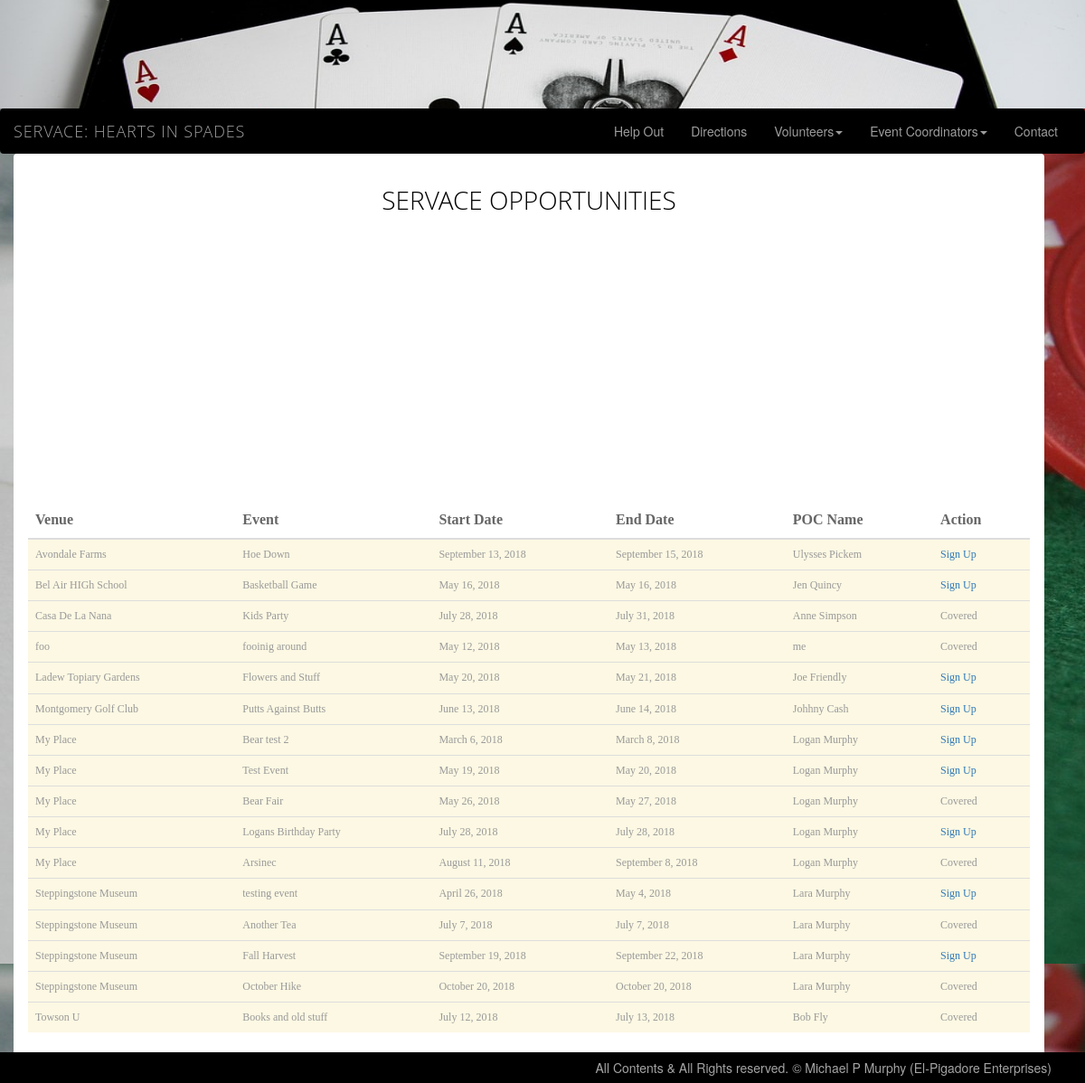
The app's page /web/Final/index.php?action=current_events with its own data.
### tables this page shows
CREATE TABLE IF NOT EXISTS `events` (
  `eventid` int(11) NOT NULL AUTO_INCREMENT,
  `venueid` int(11) DEFAULT NULL,
  `event_name` varchar(40) DEFAULT NULL,
  `event_description` text,
  `startdate` date DEFAULT NULL,
  `enddate` date DEFAULT NULL,
  `daystarttime` time DEFAULT NULL,
  `dayendtime` time DEFAULT NULL,
  `numstaff` decimal(6,2) DEFAULT '1.00',
  `badgepoints_pp` int(16) DEFAULT '1',
  PRIMARY KEY (`eventid`),
  KEY `fk_venues` (`venueid`)
);

CREATE TABLE IF NOT EXISTS `venues` (
  `venueid` int(11) NOT NULL AUTO_INCREMENT,
  `venue_name` varchar(60) DEFAULT NULL,
  `address` varchar(80) DEFAULT NULL,
  `pocname` varchar(60) DEFAULT NULL,
  `pocemail` varchar(60) DEFAULT NULL,
  `pocphone` varchar(20) DEFAULT NULL,
  `latitude` float DEFAULT NULL,
  `longitude` float DEFAULT NULL,
  `loginid` int(11) NOT NULL,
  PRIMARY KEY (`venueid`)
);

### web/Final/func_ratings.php (called while the page is built, shortened)
<?php
	function formattedDate($indate) {
		$ndt = new DateTime($indate);
		$fdate = date_format($ndt,"F j, Y");
		return $fdate;
	}
	function get_actual_volunteers_required($eid) {
		require("db.php");
		$sql_count = "select a.eventid, a.numstaff, b.eid, b.volperc
	       			  from events a
	  		        	  left join volunteers_events b on
	       				  b.eid = a.eventid
					  where a.eventid = '" . $eid . "'";
		$res = mysqli_query($con, $sql_count);
		$r_ptr = 0;
		$s_required = 1;
		while ($row = mysqli_fetch_array($res)) {
			if ($r_ptr == 0) {
				$s_required = $row["numstaff"];
			}
			$a_vol = 0;
			if (isset($row["volperc"]))
				$a_vol = $row["volperc"] / 100.0;
			$s_required = $s_required - $a_vol;
			$r_ptr++;
		}
		if ($s_required < 0)
			$s_required = 0;
		return $s_required;
	}
?>

### web/Final/current_events.php (the view, shortened to what this page needs)
<head>
	<link rel="stylesheet" type="text/css" href="content.css" />
</head>
<body>
	<div class="row alert servace-alert">
		<div class="servace-banner">ServACE Opportunities</div>
		<div class="col-sm-12" >
			<div id="mapCanvas" class="servace_map"></div>
		</div>
		<form class="form-horizontal" method="post" action="index.php?action=signup" enctype="multipart/form-data">
			<?php
				require_once("db.php");
				require_once("func_ratings.php");
				$sql = "Select b.eventid, a.venue_name, a.address, b.event_name, b.startdate, b.enddate, a.pocname, a.latitude, a.longitude
						from venues a
						inner join events b on
						b.venueid = a.venueid
						order by a.venue_name, b.startdate";
				$res = mysqli_query($con, $sql);
			?>
			<table class="table table-hover">
				<thead>
					<tr>
						<th>Venue</th>
						<th>Event</th>
						<th>Start Date</th>
						<th>End Date</th>
						<th>POC Name</th>
						<th>Action</th>
					</tr>
				</thead>
				<tbody>
				<?php
					while($row = mysqli_fetch_array($res))
					{
						$vols_required = get_actual_volunteers_required($row["eventid"]);
						$edate = strtotime($row["enddate"]);
						$now = new DateTime();
						$rstyle = "success";
						if ($edate < $now->getTimestamp()) {
							$rstyle = "warning";
						}
						$ds_date = formattedDate($row["startdate"]);
						$de_date = formattedDate($row["enddate"]);
						print("<tr class=\" . $rstyle . \">");
						print("<td>" . $row["venue_name"] . "</td>");
						print("<td>" . $row["event_name"] . "</td>");
						print("<td>" . $ds_date . "</td>");
						print("<td>" . $de_date . "</td>");
						print("<td>" . $row["pocname"] . "</td>");
						if ($vols_required>0) {
							print("<td>" . '<a href="index.php?action=signup&eid=' . $row["eventid"] . '">Sign Up</a>' . "</td>");
						} else {
							print("<td> Covered </td>");
						}
						print("</tr>");
					}
				?>
				</tbody>
			</table>
		</form>
	</div>
</body>

### web/Final/custom.css (style rules this page uses)
html, body { height: 100%; }
body { background-image:url("images/pokertable.jpg"); }
.servace-alert { width:100%; background-color:white; padding: 0 20px 0 20px; }
.servace-banner { text-align:center; text-transform:uppercase; font-family: "Microsoft Yahei", Open Sans, Tahoma, sans-serif; font-size: 2.0em; color: black; font-weight: lighter; padding: 15px 0; }

### web/Final/content.css (style rules this page uses)
.table-hover thead { font-family: "Arial Black"; font-size: 16px; color: #666666; padding 4px 0 4px 0; }
.table-hover td { font-family: "Arial Black"; font-size: 12px; color:#999999; padding 4px 0 4px 0; }
#mapCanvas, #mapCanvas_locateVenue, #mapCanvas_booking { height: 300px; width: 100%; }

### records on screen
events: venueid.venue_name "Avondale Farms", event_name "Hoe Down", startdate "September 13, 2018", enddate "September 15, 2018", venueid.pocname "Ulysses Pickem"
events: venueid.venue_name "Bel Air HIGh School", event_name "Basketball Game", startdate "May 16, 2018", enddate "May 16, 2018", venueid.pocname "Jen Quincy"
events: venueid.venue_name "Casa De La Nana", event_name "Kids Party", startdate "July 28, 2018", enddate "July 31, 2018", venueid.pocname "Anne Simpson", shows "Covered"
events: venueid.venue_name "foo", event_name "fooinig around", startdate "May 12, 2018", enddate "May 13, 2018", venueid.pocname "me", shows "Covered"
events: venueid.venue_name "Ladew Topiary Gardens", event_name "Flowers and Stuff", startdate "May 20, 2018", enddate "May 21, 2018", venueid.pocname "Joe Friendly"
events: venueid.venue_name "Montgomery Golf Club", event_name "Putts Against Butts", startdate "June 13, 2018", enddate "June 14, 2018", venueid.pocname "Johhny Cash"
events: venueid.venue_name "My Place", event_name "Bear test 2", startdate "March 6, 2018", enddate "March 8, 2018", venueid.pocname "Logan Murphy"
events: venueid.venue_name "My Place", event_name "Test Event", startdate "May 19, 2018", enddate "May 20, 2018", venueid.pocname "Logan Murphy"
events: venueid.venue_name "My Place", event_name "Bear Fair", startdate "May 26, 2018", enddate "May 27, 2018", venueid.pocname "Logan Murphy", shows "Covered"
events: venueid.venue_name "My Place", event_name "Logans Birthday Party", startdate "July 28, 2018", enddate "July 28, 2018", venueid.pocname "Logan Murphy"
events: venueid.venue_name "My Place", event_name "Arsinec", startdate "August 11, 2018", enddate "September 8, 2018", venueid.pocname "Logan Murphy", shows "Covered"
events: venueid.venue_name "Steppingstone Museum", event_name "testing event", startdate "April 26, 2018", enddate "May 4, 2018", venueid.pocname "Lara Murphy"
events: venueid.venue_name "Steppingstone Museum", event_name "Another Tea", startdate "July 7, 2018", enddate "July 7, 2018", venueid.pocname "Lara Murphy", shows "Covered"
events: venueid.venue_name "Steppingstone Museum", event_name "Fall Harvest", startdate "September 19, 2018", enddate "September 22, 2018", venueid.pocname "Lara Murphy"
events: venueid.venue_name "Steppingstone Museum", event_name "October Hike", startdate "October 20, 2018", enddate "October 20, 2018", venueid.pocname "Lara Murphy", shows "Covered"
events: venueid.venue_name "Towson U", event_name "Books and old stuff", startdate "July 12, 2018", enddate "July 13, 2018", venueid.pocname "Bob Fly", shows "Covered"
